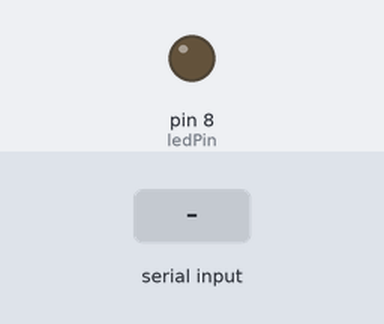
The sketch below on a simulated Arduino Uno, built with avr-gcc and run on an emulated ATmega328P. On the bench: output pins drawn as LEDs (lit = HIGH). The test bench sets the inputs (shaded band). What the sketch prints to the serial monitor is not drawn.

Above: at 1.2 s.
1.3 s: "30,150\n" received over Serial
At 1.65 s:
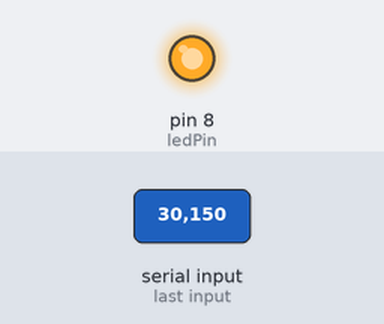
Timing chart, 0 to 4.3 s (numbered marks = the images above; inputs shaded):
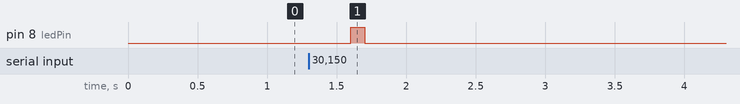

The sketch:

Serial_Lightswitch.ino
```cpp
const int ledPin = 8;

void setup()
{
  pinMode(ledPin, OUTPUT);
  Serial.begin(9600);
}

void loop()
{
  Serial.println("Hello Pi");
  if (Serial.available())
  {
     lightSwitch(Serial.read() - '0');
  }
  delay(100);
}

void lightSwitch(int n)
{
  if(n == 1)
  {
    digitalWrite(ledPin, HIGH);
  }
  else
  {
    digitalWrite(ledPin, LOW);
  }
}
```

Measured:
- after the input at 1.3 s, pin 8 (ledPin): LOW → HIGH after 0.30 s, → LOW 0.10 s later
